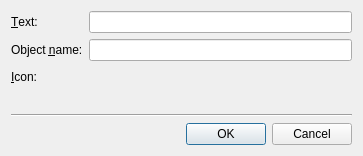
<ui version="4.0" >
 <comment>*********************************************************************
**
** Copyright (C) 2008 Nokia Corporation and/or its subsidiary(-ies).
** Contact: Qt Software Information (qt-info@nokia.com)
**
** This file is part of the Qt Designer of the Qt Toolkit.
**
** Commercial Usage
** Licensees holding valid Qt Commercial licenses may use this file in
** accordance with the Qt Commercial License Agreement provided with the
** Software or, alternatively, in accordance with the terms contained in
** a written agreement between you and Nokia.
**
**
** GNU General Public License Usage
** Alternatively, this file may be used under the terms of the GNU
** General Public License versions 2.0 or 3.0 as published by the Free
** Software Foundation and appearing in the file LICENSE.GPL included in
** the packaging of this file.  Please review the following information
** to ensure GNU General Public Licensing requirements will be met:
** http://www.fsf.org/licensing/licenses/info/GPLv2.html and
** http://www.gnu.org/copyleft/gpl.html.  In addition, as a special
** exception, Nokia gives you certain additional rights. These rights
** are described in the Nokia Qt GPL Exception version 1.3, included in
** the file GPL_EXCEPTION.txt in this package.
**
** Qt for Windows(R) Licensees
** As a special exception, Nokia, as the sole copyright holder for Qt
** Designer, grants users of the Qt/Eclipse Integration plug-in the
** right for the Qt/Eclipse Integration to link to functionality
** provided by Qt Designer and its related libraries.
**
** If you are unsure which license is appropriate for your use, please
** contact the sales department at qt-sales@nokia.com.
**
*********************************************************************</comment>
 <class>qdesigner_internal::NewActionDialog</class>
 <widget class="QDialog" name="qdesigner_internal::NewActionDialog" >
  <property name="geometry" >
   <rect>
    <x>0</x>
    <y>0</y>
    <width>363</width>
    <height>156</height>
   </rect>
  </property>
  <property name="windowTitle" >
   <string>New Action...</string>
  </property>
  <layout class="QVBoxLayout" name="verticalLayout" >
   <item>
    <layout class="QFormLayout" name="formLayout" >
     <item row="0" column="0" >
      <widget class="QLabel" name="label" >
       <property name="text" >
        <string>&amp;Text:</string>
       </property>
       <property name="buddy" >
        <cstring>editActionText</cstring>
       </property>
      </widget>
     </item>
     <item row="0" column="1" >
      <widget class="QLineEdit" name="editActionText" >
       <property name="minimumSize" >
        <size>
         <width>255</width>
         <height>0</height>
        </size>
       </property>
      </widget>
     </item>
     <item row="1" column="0" >
      <widget class="QLabel" name="label_3" >
       <property name="text" >
        <string>Object &amp;name:</string>
       </property>
       <property name="buddy" >
        <cstring>editObjectName</cstring>
       </property>
      </widget>
     </item>
     <item row="1" column="1" >
      <widget class="QLineEdit" name="editObjectName" />
     </item>
     <item row="2" column="0" >
      <widget class="QLabel" name="label_2" >
       <property name="text" >
        <string>&amp;Icon:</string>
       </property>
       <property name="buddy" >
        <cstring>iconSelector</cstring>
       </property>
      </widget>
     </item>
     <item row="2" column="1" >
      <layout class="QHBoxLayout" name="horizontalLayout" >
       <item>
        <widget class="qdesigner_internal::IconSelector" native="1" name="iconSelector" />
       </item>
       <item>
        <spacer>
         <property name="orientation" >
          <enum>Qt::Horizontal</enum>
         </property>
         <property name="sizeHint" stdset="0" >
          <size>
           <width>40</width>
           <height>20</height>
          </size>
         </property>
        </spacer>
       </item>
      </layout>
     </item>
    </layout>
   </item>
   <item>
    <spacer name="verticalSpacer" >
     <property name="orientation" >
      <enum>Qt::Vertical</enum>
     </property>
     <property name="sizeHint" stdset="0" >
      <size>
       <width>0</width>
       <height>0</height>
      </size>
     </property>
    </spacer>
   </item>
   <item>
    <widget class="Line" name="line" >
     <property name="orientation" >
      <enum>Qt::Horizontal</enum>
     </property>
    </widget>
   </item>
   <item>
    <widget class="QDialogButtonBox" name="buttonBox" >
     <property name="orientation" >
      <enum>Qt::Horizontal</enum>
     </property>
     <property name="standardButtons" >
      <set>QDialogButtonBox::Cancel|QDialogButtonBox::Ok</set>
     </property>
    </widget>
   </item>
  </layout>
 </widget>
 <customwidgets>
  <customwidget>
   <class>qdesigner_internal::IconSelector</class>
   <extends>QWidget</extends>
   <header>iconselector_p.h</header>
   <container>1</container>
  </customwidget>
 </customwidgets>
 <tabstops>
  <tabstop>editActionText</tabstop>
  <tabstop>editObjectName</tabstop>
 </tabstops>
 <resources/>
 <connections>
  <connection>
   <sender>buttonBox</sender>
   <signal>accepted()</signal>
   <receiver>qdesigner_internal::NewActionDialog</receiver>
   <slot>accept()</slot>
   <hints>
    <hint type="sourcelabel" >
     <x>165</x>
     <y>162</y>
    </hint>
    <hint type="destinationlabel" >
     <x>291</x>
     <y>94</y>
    </hint>
   </hints>
  </connection>
  <connection>
   <sender>buttonBox</sender>
   <signal>rejected()</signal>
   <receiver>qdesigner_internal::NewActionDialog</receiver>
   <slot>reject()</slot>
   <hints>
    <hint type="sourcelabel" >
     <x>259</x>
     <y>162</y>
    </hint>
    <hint type="destinationlabel" >
     <x>293</x>
     <y>128</y>
    </hint>
   </hints>
  </connection>
 </connections>
</ui>
